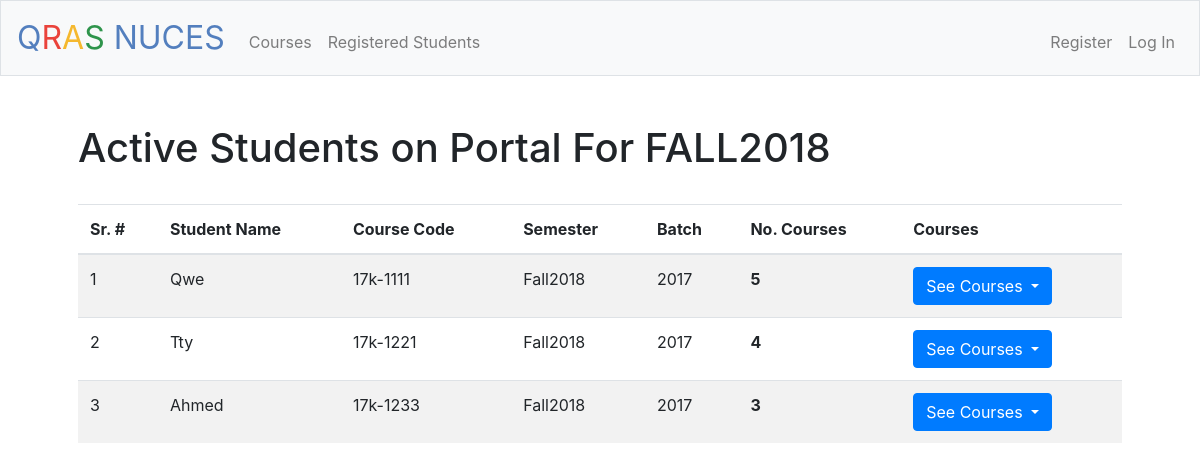
Before: /active_students with the older database file.
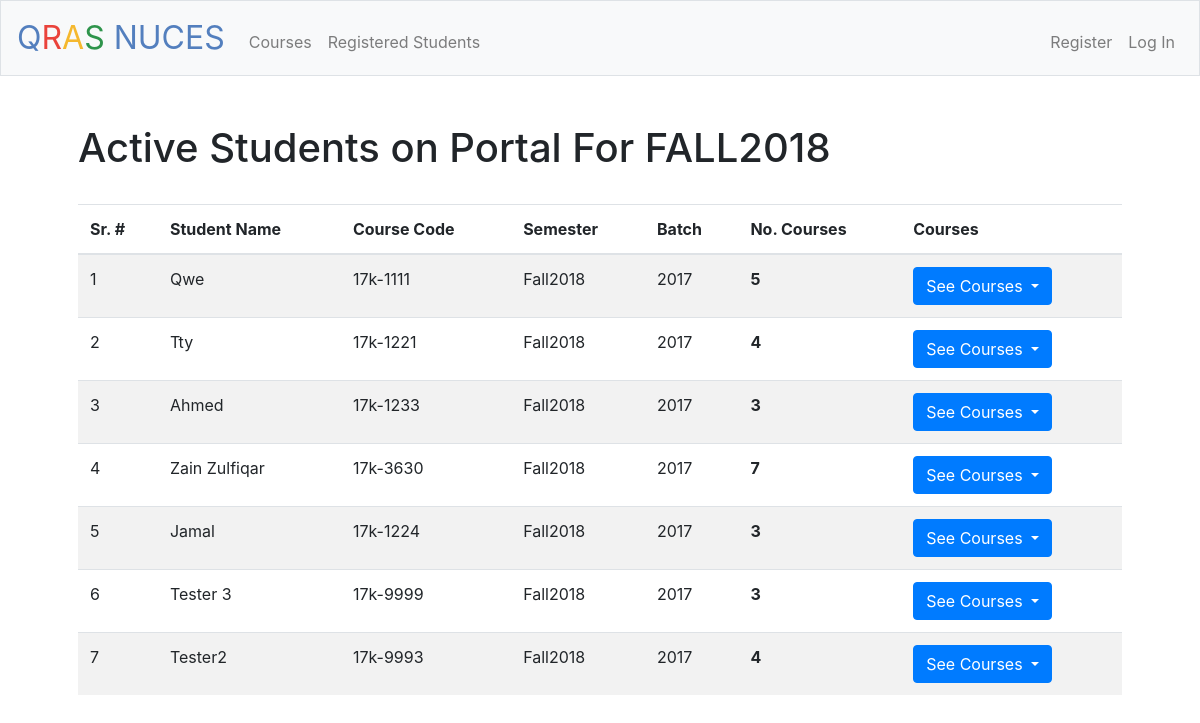
After: the same page with the newer database file.
### tables this page shows
CREATE TABLE 'students' ('id' integer NOT NULL, 'roll_num' char(8) NOT NULL, 'student_name' char(255) NOT NULL, 'num_courses' integer NOT NULL, 'year' integer NOT NULL, 'password'  text NOT NULL  , 'username' text, 'courses_reg' text, PRIMARY KEY ('id', 'roll_num'));

### application.py (the view)
@app.route("/active_students" ,methods=["GET"])
def active_stud():
    if request.method == "GET":
        active_students = db.execute("SELECT * FROM students")
        return render_template("active_students.html",ac = active_students)

### application.py (called while the page is built)
@app.after_request
def after_request(response):
    response.headers["Cache-Control"] = "no-cache, no-store, must-revalidate"
    response.headers["Expires"] = 0
    response.headers["Pragma"] = "no-cache"
    return response

### templates/active_students.html (shortened to what this page needs)
{% extends "layout.html" %}
{% block main %}
<h1  align = "left"> Active Students on Portal For FALL2018</h1>
<br>
<div class="table-responsive" class="card-body">
    <table class="table table-striped table-hover">
        {% if ac[0] %}
        <thead>
            <th>Sr. #</th>
            <th>Student Name</th>
            <th>Course Code</th>
            <th>Semester</th>
            <th>Batch</th>
            <th>No. Courses</th>
            <th>Courses</th>
        </thead>
        {% else %}
            <tr><td colspan = "6"><h2>No Students</h2></td></tr>
        {% endif %}
        <tbody>
            {%for i in ac%}
                {%if i%}
                    <tr>
                        <td>{{ac.index(i) + 1}}</td>
                        <td>{{i['student_name'].title()}}</td>
                        <td>{{i['roll_num']}}</td>
                        <td>{{i['courses_reg'].split("|")[0].split("-")[2]}}</td>
                        <td>{{i['year']}}</td>
                        <th>{{i['num_courses']}}</th>
                        <th>
                            <div class="dropdown">
                                <button class="btn btn-primary dropdown-toggle" type="button" id="cour{{i['roll_num']}}" data-toggle="dropdown" aria-haspopup="true" aria-expanded="false">
                                    See Courses
                                </button>
                            </div>
                        </th>
                    </tr>
                {% elif not i %}
                    <tr><td colspan = "6"><h2>No Students</h2></td></tr>
                {%endif%}
            {%endfor%}
        </tbody>
    </table>
</div>
{% endblock %}

Changed rows visible on the page:
added students: ac "4", student_name "Zain Zulfiqar", roll_num "17k-3630", courses_reg "Fall2018", year "2017", num_courses "7"
added students: ac "5", student_name "Jamal", roll_num "17k-1224", courses_reg "Fall2018", year "2017", num_courses "3"
added students: ac "6", student_name "Tester 3", roll_num "17k-9999", courses_reg "Fall2018", year "2017", num_courses "3"
added students: ac "7", student_name "Tester2", roll_num "17k-9993", courses_reg "Fall2018", year "2017", num_courses "4"
